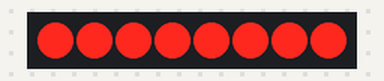
This sketch was run on a simulated Arduino Uno, built with avr-gcc and run on an emulated ATmega328P. Shown: 8 shift-register outputs drawn as a row of LEDs (first output left, lit = HIGH). Wiring (inferred from the names in the program): shift register (74HC595): data pin 2; shift clock pin 4; latch pin 3. Wiring (inferred from the signals the program sends): row of LEDs: on Q0, Q1, Q2, Q3, Q4, Q5, Q6, Q7. Random numbers use the default seed unless the sketch sets one.

Above: at 0.1 s.
At 6.8 s:
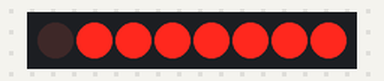
At 12.1 s:
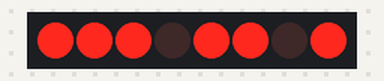
At 19.1 s:
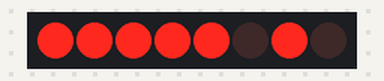
At 26.5 s:
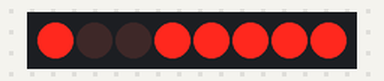
At 37.4 s:
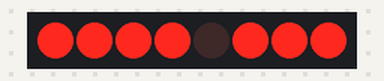
Timing chart, 0 to 40.0 s (numbered marks = the images above):
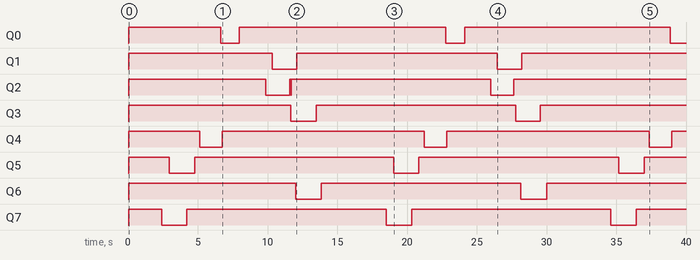

Measured:
- by itself, Q0: repeats every 16.1 s: LOW 1.3 s, HIGH 14.8 s
- by itself, Q1: goes HIGH 10.3 s, LOW 1.7 s, HIGH 14.4 s, LOW 1.8 s, then HIGH
- by itself, Q2: goes HIGH 9.8 s, LOW 1.7 s, HIGH 0.09 s, LOW 0.04 s, HIGH 14.3 s, LOW 1.7 s, then HIGH
- by itself, Q3: goes HIGH 11.6 s, LOW 1.8 s, HIGH 14.3 s, LOW 1.8 s, then HIGH
- by itself, Q4: repeats every 16.1 s: LOW 1.6 s, HIGH 14.5 s
- by itself, Q5: repeats every 16.1 s: LOW 1.8 s, HIGH 14.2 s
- by itself, Q6: goes HIGH 12.0 s, LOW 1.8 s, HIGH 14.3 s, LOW 1.8 s, then HIGH
- by itself, Q7: repeats every 16.1 s: LOW 1.8 s, HIGH 14.3 s

The sketch:

595ic_force_pwm.ino
```cpp
const int data_pin = 2;
const int latch_pin = 3;
const int clock_pin = 4;

const int NUM_LEDS = 8;
uint8_t brightness[NUM_LEDS];     // 各燈亮度 (0~255)
int8_t fadeDirection[NUM_LEDS];   // +1: 變亮，-1: 變暗
unsigned long lastUpdate[NUM_LEDS]; // 記錄上次更新時間
unsigned int fadeSpeed = 5;       // 呼吸速度 (ms)

// 初始化
void setup() {
  pinMode(data_pin, OUTPUT);
  pinMode(clock_pin, OUTPUT);
  pinMode(latch_pin, OUTPUT);

  for (int i = 0; i < NUM_LEDS; i++) {
    brightness[i] = random(0, 255);         // 每顆燈從不同亮度開始
    fadeDirection[i] = (random(0, 2) == 0) ? 1 : -1;
    lastUpdate[i] = millis();
  }
}

// 主迴圈
void loop() {
  // 更新每顆燈的亮度
  for (int i = 0; i < NUM_LEDS; i++) {
    if (millis() - lastUpdate[i] >= fadeSpeed) {
      brightness[i] += fadeDirection[i];
      if (brightness[i] == 0 || brightness[i] == 255) {
        fadeDirection[i] *= -1; // 到頂或到底反轉方向
      }
      lastUpdate[i] = millis();
    }
  }

  // 進行軟體 PWM 掃描
  for (int pwm_level = 0; pwm_level < 256; pwm_level++) {
    byte data = 0;
    for (int i = 0; i < NUM_LEDS; i++) {
      if (brightness[i] > pwm_level) {
        data |= (1 << i);  // 該燈在此階段亮
      }
    }
    // 傳送資料到 74HC595
    digitalWrite(latch_pin, LOW);
    shiftOut(data_pin, clock_pin, MSBFIRST, data);
    digitalWrite(latch_pin, HIGH);

    delayMicroseconds(5); // 控制 PWM 頻率，越小越平滑
  }
}
```
